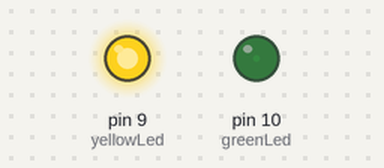
A sketch run on a simulated Arduino Uno, built with avr-gcc and run on an emulated ATmega328P. Parts: output pins drawn as LEDs (lit = HIGH).

Above: at 0.05 s.
At 0.95 s:
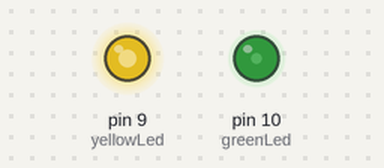
At 1.9 s:
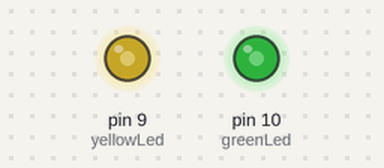
At 3.8 s:
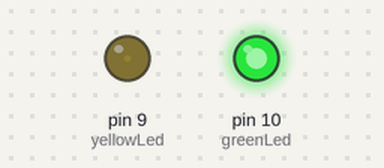
Timing chart, 0 to 8.8 s (numbered marks = the images above):
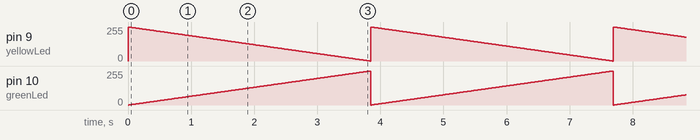

Measured:
- by itself, pin 9 (yellowLed): ramps from 255/255 to 0/255 and jumps back, once every 3.8 s
- by itself, pin 10 (greenLed): ramps from 0/255 to 255/255 and jumps back, once every 3.8 s

The sketch:

opdracht4.ino
```cpp
int greenLed = 10;
int yellowLed = 9;

void setup() {
 pinMode(greenLed, OUTPUT);
 pinMode(yellowLed, OUTPUT);
}

void loop() {
  for (int brightness=0; brightness <256; brightness++){
    analogWrite(greenLed, brightness);
    analogWrite(yellowLed, 255 - brightness);
    delay(15);
  }
}
```
